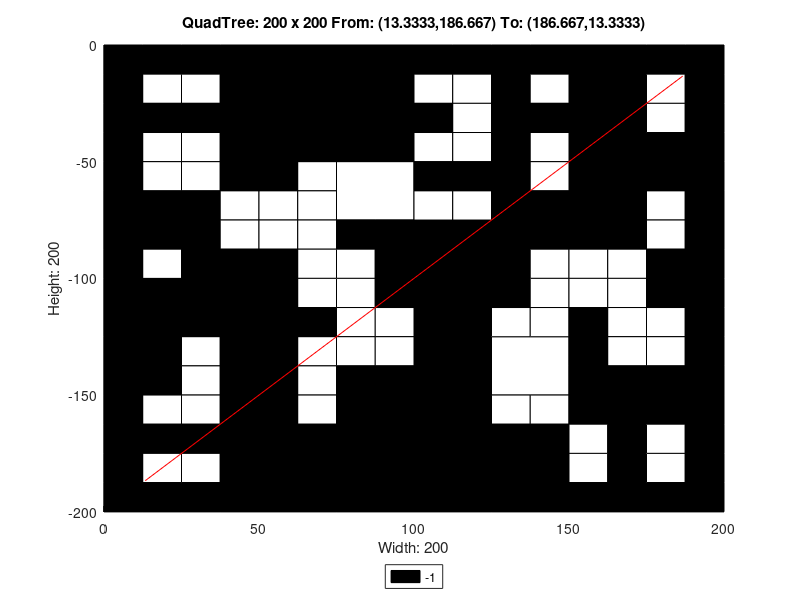

Write the MATLAB code that produced this figure.
axis([0 200 -200 0]);
title('QuadTree: 200 x 200 From: (13.3333,186.667) To: (186.667,13.3333)');
xlabel('Width: 200');
ylabel('Height: 200');
rectangle('Position',[50 -50 50 50], 'FaceColor',[0 0 0]);
rectangle('Position',[75 -75 25 25], 'FaceColor',[1 1 1]);
rectangle('Position',[150 -25 25 25], 'FaceColor',[0 0 0]);
rectangle('Position',[150 -50 25 25], 'FaceColor',[0 0 0]);
rectangle('Position',[100 -100 25 25], 'FaceColor',[0 0 0]);
rectangle('Position',[150 -75 25 25], 'FaceColor',[0 0 0]);
rectangle('Position',[0 -125 25 25], 'FaceColor',[0 0 0]);
rectangle('Position',[25 -125 25 25], 'FaceColor',[0 0 0]);
rectangle('Position',[0 -150 25 25], 'FaceColor',[0 0 0]);
rectangle('Position',[75 -175 25 25], 'FaceColor',[0 0 0]);
rectangle('Position',[50 -200 25 25], 'FaceColor',[0 0 0]);
rectangle('Position',[75 -200 25 25], 'FaceColor',[0 0 0]);
rectangle('Position',[100 -125 25 25], 'FaceColor',[0 0 0]);
rectangle('Position',[100 -150 25 25], 'FaceColor',[0 0 0]);
rectangle('Position',[125 -150 25 25], 'FaceColor',[1 1 1]);
rectangle('Position',[100 -175 25 25], 'FaceColor',[0 0 0]);
rectangle('Position',[100 -200 25 25], 'FaceColor',[0 0 0]);
rectangle('Position',[125 -200 25 25], 'FaceColor',[0 0 0]);
rectangle('Position',[0 -12.5 12.5 12.5], 'FaceColor',[0 0 0]);
rectangle('Position',[12.5 -12.5 12.5 12.5], 'FaceColor',[0 0 0]);
rectangle('Position',[0 -25 12.5 12.5], 'FaceColor',[0 0 0]);
rectangle('Position',[12.5 -25 12.5 12.5], 'FaceColor',[1 1 1]);
rectangle('Position',[25 -12.5 12.5 12.5], 'FaceColor',[0 0 0]);
rectangle('Position',[37.5 -12.5 12.5 12.5], 'FaceColor',[0 0 0]);
rectangle('Position',[25 -25 12.5 12.5], 'FaceColor',[1 1 1]);
rectangle('Position',[37.5 -25 12.5 12.5], 'FaceColor',[0 0 0]);
rectangle('Position',[0 -37.5 12.5 12.5], 'FaceColor',[0 0 0]);
rectangle('Position',[12.5 -37.5 12.5 12.5], 'FaceColor',[0 0 0]);
rectangle('Position',[0 -50 12.5 12.5], 'FaceColor',[0 0 0]);
rectangle('Position',[12.5 -50 12.5 12.5], 'FaceColor',[1 1 1]);
rectangle('Position',[25 -37.5 12.5 12.5], 'FaceColor',[0 0 0]);
rectangle('Position',[37.5 -37.5 12.5 12.5], 'FaceColor',[0 0 0]);
rectangle('Position',[25 -50 12.5 12.5], 'FaceColor',[1 1 1]);
rectangle('Position',[37.5 -50 12.5 12.5], 'FaceColor',[0 0 0]);
rectangle('Position',[0 -62.5 12.5 12.5], 'FaceColor',[0 0 0]);
rectangle('Position',[12.5 -62.5 12.5 12.5], 'FaceColor',[1 1 1]);
rectangle('Position',[0 -75 12.5 12.5], 'FaceColor',[0 0 0]);
rectangle('Position',[12.5 -75 12.5 12.5], 'FaceColor',[0 0 0]);
rectangle('Position',[25 -62.5 12.5 12.5], 'FaceColor',[1 1 1]);
rectangle('Position',[37.5 -62.5 12.5 12.5], 'FaceColor',[0 0 0]);
rectangle('Position',[25 -75 12.5 12.5], 'FaceColor',[0 0 0]);
rectangle('Position',[37.5 -75 12.5 12.5], 'FaceColor',[1 1 1]);
rectangle('Position',[0 -87.5 12.5 12.5], 'FaceColor',[0 0 0]);
rectangle('Position',[12.5 -87.5 12.5 12.5], 'FaceColor',[0 0 0]);
rectangle('Position',[0 -100 12.5 12.5], 'FaceColor',[0 0 0]);
rectangle('Position',[12.5 -100 12.5 12.5], 'FaceColor',[1 1 1]);
rectangle('Position',[25 -87.5 12.5 12.5], 'FaceColor',[0 0 0]);
rectangle('Position',[37.5 -87.5 12.5 12.5], 'FaceColor',[1 1 1]);
rectangle('Position',[25 -100 12.5 12.5], 'FaceColor',[0 0 0]);
rectangle('Position',[37.5 -100 12.5 12.5], 'FaceColor',[0 0 0]);
rectangle('Position',[50 -62.5 12.5 12.5], 'FaceColor',[0 0 0]);
rectangle('Position',[62.5 -62.5 12.5 12.5], 'FaceColor',[1 1 1]);
rectangle('Position',[50 -75 12.5 12.5], 'FaceColor',[1 1 1]);
rectangle('Position',[62.5 -75 12.5 12.5], 'FaceColor',[1 1 1]);
rectangle('Position',[50 -87.5 12.5 12.5], 'FaceColor',[1 1 1]);
rectangle('Position',[62.5 -87.5 12.5 12.5], 'FaceColor',[1 1 1]);
rectangle('Position',[50 -100 12.5 12.5], 'FaceColor',[0 0 0]);
rectangle('Position',[62.5 -100 12.5 12.5], 'FaceColor',[1 1 1]);
rectangle('Position',[75 -87.5 12.5 12.5], 'FaceColor',[0 0 0]);
rectangle('Position',[87.5 -87.5 12.5 12.5], 'FaceColor',[0 0 0]);
rectangle('Position',[75 -100 12.5 12.5], 'FaceColor',[1 1 1]);
rectangle('Position',[87.5 -100 12.5 12.5], 'FaceColor',[0 0 0]);
rectangle('Position',[100 -12.5 12.5 12.5], 'FaceColor',[0 0 0]);
rectangle('Position',[112.5 -12.5 12.5 12.5], 'FaceColor',[0 0 0]);
rectangle('Position',[100 -25 12.5 12.5], 'FaceColor',[1 1 1]);
rectangle('Position',[112.5 -25 12.5 12.5], 'FaceColor',[1 1 1]);
rectangle('Position',[125 -12.5 12.5 12.5], 'FaceColor',[0 0 0]);
rectangle('Position',[137.5 -12.5 12.5 12.5], 'FaceColor',[0 0 0]);
rectangle('Position',[125 -25 12.5 12.5], 'FaceColor',[0 0 0]);
rectangle('Position',[137.5 -25 12.5 12.5], 'FaceColor',[1 1 1]);
rectangle('Position',[100 -37.5 12.5 12.5], 'FaceColor',[0 0 0]);
rectangle('Position',[112.5 -37.5 12.5 12.5], 'FaceColor',[1 1 1]);
rectangle('Position',[100 -50 12.5 12.5], 'FaceColor',[1 1 1]);
rectangle('Position',[112.5 -50 12.5 12.5], 'FaceColor',[1 1 1]);
rectangle('Position',[125 -37.5 12.5 12.5], 'FaceColor',[0 0 0]);
rectangle('Position',[137.5 -37.5 12.5 12.5], 'FaceColor',[0 0 0]);
rectangle('Position',[125 -50 12.5 12.5], 'FaceColor',[0 0 0]);
rectangle('Position',[137.5 -50 12.5 12.5], 'FaceColor',[1 1 1]);
rectangle('Position',[175 -12.5 12.5 12.5], 'FaceColor',[0 0 0]);
rectangle('Position',[187.5 -12.5 12.5 12.5], 'FaceColor',[0 0 0]);
rectangle('Position',[175 -25 12.5 12.5], 'FaceColor',[1 1 1]);
rectangle('Position',[187.5 -25 12.5 12.5], 'FaceColor',[0 0 0]);
rectangle('Position',[175 -37.5 12.5 12.5], 'FaceColor',[1 1 1]);
rectangle('Position',[187.5 -37.5 12.5 12.5], 'FaceColor',[0 0 0]);
rectangle('Position',[175 -50 12.5 12.5], 'FaceColor',[0 0 0]);
rectangle('Position',[187.5 -50 12.5 12.5], 'FaceColor',[0 0 0]);
rectangle('Position',[100 -62.5 12.5 12.5], 'FaceColor',[0 0 0]);
rectangle('Position',[112.5 -62.5 12.5 12.5], 'FaceColor',[0 0 0]);
rectangle('Position',[100 -75 12.5 12.5], 'FaceColor',[1 1 1]);
rectangle('Position',[112.5 -75 12.5 12.5], 'FaceColor',[1 1 1]);
rectangle('Position',[125 -62.5 12.5 12.5], 'FaceColor',[0 0 0]);
rectangle('Position',[137.5 -62.5 12.5 12.5], 'FaceColor',[1 1 1]);
rectangle('Position',[125 -75 12.5 12.5], 'FaceColor',[0 0 0]);
rectangle('Position',[137.5 -75 12.5 12.5], 'FaceColor',[0 0 0]);
rectangle('Position',[125 -87.5 12.5 12.5], 'FaceColor',[0 0 0]);
rectangle('Position',[137.5 -87.5 12.5 12.5], 'FaceColor',[0 0 0]);
rectangle('Position',[125 -100 12.5 12.5], 'FaceColor',[0 0 0]);
rectangle('Position',[137.5 -100 12.5 12.5], 'FaceColor',[1 1 1]);
rectangle('Position',[175 -62.5 12.5 12.5], 'FaceColor',[0 0 0]);
rectangle('Position',[187.5 -62.5 12.5 12.5], 'FaceColor',[0 0 0]);
rectangle('Position',[175 -75 12.5 12.5], 'FaceColor',[1 1 1]);
rectangle('Position',[187.5 -75 12.5 12.5], 'FaceColor',[0 0 0]);
rectangle('Position',[150 -87.5 12.5 12.5], 'FaceColor',[0 0 0]);
rectangle('Position',[162.5 -87.5 12.5 12.5], 'FaceColor',[0 0 0]);
rectangle('Position',[150 -100 12.5 12.5], 'FaceColor',[1 1 1]);
rectangle('Position',[162.5 -100 12.5 12.5], 'FaceColor',[1 1 1]);
rectangle('Position',[175 -87.5 12.5 12.5], 'FaceColor',[1 1 1]);
rectangle('Position',[187.5 -87.5 12.5 12.5], 'FaceColor',[0 0 0]);
rectangle('Position',[175 -100 12.5 12.5], 'FaceColor',[0 0 0]);
rectangle('Position',[187.5 -100 12.5 12.5], 'FaceColor',[0 0 0]);
rectangle('Position',[25 -137.5 12.5 12.5], 'FaceColor',[1 1 1]);
rectangle('Position',[37.5 -137.5 12.5 12.5], 'FaceColor',[0 0 0]);
rectangle('Position',[25 -150 12.5 12.5], 'FaceColor',[1 1 1]);
rectangle('Position',[37.5 -150 12.5 12.5], 'FaceColor',[0 0 0]);
rectangle('Position',[50 -112.5 12.5 12.5], 'FaceColor',[0 0 0]);
rectangle('Position',[62.5 -112.5 12.5 12.5], 'FaceColor',[1 1 1]);
rectangle('Position',[50 -125 12.5 12.5], 'FaceColor',[0 0 0]);
rectangle('Position',[62.5 -125 12.5 12.5], 'FaceColor',[0 0 0]);
rectangle('Position',[75 -112.5 12.5 12.5], 'FaceColor',[1 1 1]);
rectangle('Position',[87.5 -112.5 12.5 12.5], 'FaceColor',[0 0 0]);
rectangle('Position',[75 -125 12.5 12.5], 'FaceColor',[1 1 1]);
rectangle('Position',[87.5 -125 12.5 12.5], 'FaceColor',[1 1 1]);
rectangle('Position',[50 -137.5 12.5 12.5], 'FaceColor',[0 0 0]);
rectangle('Position',[62.5 -137.5 12.5 12.5], 'FaceColor',[1 1 1]);
rectangle('Position',[50 -150 12.5 12.5], 'FaceColor',[0 0 0]);
rectangle('Position',[62.5 -150 12.5 12.5], 'FaceColor',[1 1 1]);
rectangle('Position',[75 -137.5 12.5 12.5], 'FaceColor',[1 1 1]);
rectangle('Position',[87.5 -137.5 12.5 12.5], 'FaceColor',[1 1 1]);
rectangle('Position',[75 -150 12.5 12.5], 'FaceColor',[0 0 0]);
rectangle('Position',[87.5 -150 12.5 12.5], 'FaceColor',[0 0 0]);
rectangle('Position',[0 -162.5 12.5 12.5], 'FaceColor',[0 0 0]);
rectangle('Position',[12.5 -162.5 12.5 12.5], 'FaceColor',[1 1 1]);
rectangle('Position',[0 -175 12.5 12.5], 'FaceColor',[0 0 0]);
rectangle('Position',[12.5 -175 12.5 12.5], 'FaceColor',[0 0 0]);
rectangle('Position',[25 -162.5 12.5 12.5], 'FaceColor',[1 1 1]);
rectangle('Position',[37.5 -162.5 12.5 12.5], 'FaceColor',[0 0 0]);
rectangle('Position',[25 -175 12.5 12.5], 'FaceColor',[0 0 0]);
rectangle('Position',[37.5 -175 12.5 12.5], 'FaceColor',[0 0 0]);
rectangle('Position',[0 -187.5 12.5 12.5], 'FaceColor',[0 0 0]);
rectangle('Position',[12.5 -187.5 12.5 12.5], 'FaceColor',[1 1 1]);
rectangle('Position',[0 -200 12.5 12.5], 'FaceColor',[0 0 0]);
rectangle('Position',[12.5 -200 12.5 12.5], 'FaceColor',[0 0 0]);
rectangle('Position',[25 -187.5 12.5 12.5], 'FaceColor',[1 1 1]);
rectangle('Position',[37.5 -187.5 12.5 12.5], 'FaceColor',[0 0 0]);
rectangle('Position',[25 -200 12.5 12.5], 'FaceColor',[0 0 0]);
rectangle('Position',[37.5 -200 12.5 12.5], 'FaceColor',[0 0 0]);
rectangle('Position',[50 -162.5 12.5 12.5], 'FaceColor',[0 0 0]);
rectangle('Position',[62.5 -162.5 12.5 12.5], 'FaceColor',[1 1 1]);
rectangle('Position',[50 -175 12.5 12.5], 'FaceColor',[0 0 0]);
rectangle('Position',[62.5 -175 12.5 12.5], 'FaceColor',[0 0 0]);
rectangle('Position',[125 -112.5 12.5 12.5], 'FaceColor',[0 0 0]);
rectangle('Position',[137.5 -112.5 12.5 12.5], 'FaceColor',[1 1 1]);
rectangle('Position',[125 -125 12.5 12.5], 'FaceColor',[1 1 1]);
rectangle('Position',[137.5 -125 12.5 12.5], 'FaceColor',[1 1 1]);
rectangle('Position',[150 -112.5 12.5 12.5], 'FaceColor',[1 1 1]);
rectangle('Position',[162.5 -112.5 12.5 12.5], 'FaceColor',[1 1 1]);
rectangle('Position',[150 -125 12.5 12.5], 'FaceColor',[0 0 0]);
rectangle('Position',[162.5 -125 12.5 12.5], 'FaceColor',[1 1 1]);
rectangle('Position',[175 -112.5 12.5 12.5], 'FaceColor',[0 0 0]);
rectangle('Position',[187.5 -112.5 12.5 12.5], 'FaceColor',[0 0 0]);
rectangle('Position',[175 -125 12.5 12.5], 'FaceColor',[1 1 1]);
rectangle('Position',[187.5 -125 12.5 12.5], 'FaceColor',[0 0 0]);
rectangle('Position',[150 -137.5 12.5 12.5], 'FaceColor',[0 0 0]);
rectangle('Position',[162.5 -137.5 12.5 12.5], 'FaceColor',[1 1 1]);
rectangle('Position',[150 -150 12.5 12.5], 'FaceColor',[0 0 0]);
rectangle('Position',[162.5 -150 12.5 12.5], 'FaceColor',[0 0 0]);
rectangle('Position',[175 -137.5 12.5 12.5], 'FaceColor',[1 1 1]);
rectangle('Position',[187.5 -137.5 12.5 12.5], 'FaceColor',[0 0 0]);
rectangle('Position',[175 -150 12.5 12.5], 'FaceColor',[0 0 0]);
rectangle('Position',[187.5 -150 12.5 12.5], 'FaceColor',[0 0 0]);
rectangle('Position',[125 -162.5 12.5 12.5], 'FaceColor',[1 1 1]);
rectangle('Position',[137.5 -162.5 12.5 12.5], 'FaceColor',[1 1 1]);
rectangle('Position',[125 -175 12.5 12.5], 'FaceColor',[0 0 0]);
rectangle('Position',[137.5 -175 12.5 12.5], 'FaceColor',[0 0 0]);
rectangle('Position',[150 -162.5 12.5 12.5], 'FaceColor',[0 0 0]);
rectangle('Position',[162.5 -162.5 12.5 12.5], 'FaceColor',[0 0 0]);
rectangle('Position',[150 -175 12.5 12.5], 'FaceColor',[1 1 1]);
rectangle('Position',[162.5 -175 12.5 12.5], 'FaceColor',[0 0 0]);
rectangle('Position',[175 -162.5 12.5 12.5], 'FaceColor',[0 0 0]);
rectangle('Position',[187.5 -162.5 12.5 12.5], 'FaceColor',[0 0 0]);
rectangle('Position',[175 -175 12.5 12.5], 'FaceColor',[1 1 1]);
rectangle('Position',[187.5 -175 12.5 12.5], 'FaceColor',[0 0 0]);
rectangle('Position',[150 -187.5 12.5 12.5], 'FaceColor',[1 1 1]);
rectangle('Position',[162.5 -187.5 12.5 12.5], 'FaceColor',[0 0 0]);
rectangle('Position',[150 -200 12.5 12.5], 'FaceColor',[0 0 0]);
rectangle('Position',[162.5 -200 12.5 12.5], 'FaceColor',[0 0 0]);
rectangle('Position',[175 -187.5 12.5 12.5], 'FaceColor',[1 1 1]);
rectangle('Position',[187.5 -187.5 12.5 12.5], 'FaceColor',[0 0 0]);
rectangle('Position',[175 -200 12.5 12.5], 'FaceColor',[0 0 0]);
rectangle('Position',[187.5 -200 12.5 12.5], 'FaceColor',[0 0 0]);
X=[186.667,13.3333];
Y=[-13.3333,-186.667];
hold on;
plot(X,Y,'r');
legend('-1','Location','southoutside');
